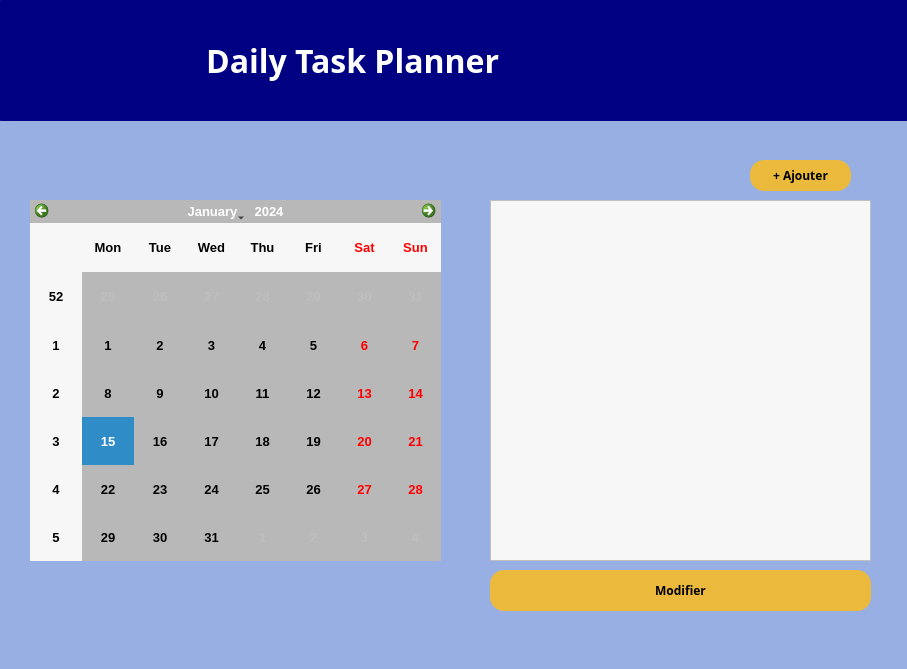
<?xml version="1.0" encoding="UTF-8"?>
<ui version="4.0">
 <class>calendrier</class>
 <widget class="QDialog" name="calendrier">
  <property name="geometry">
   <rect>
    <x>0</x>
    <y>0</y>
    <width>907</width>
    <height>669</height>
   </rect>
  </property>
  <property name="windowTitle">
   <string>Dialog</string>
  </property>
  <property name="styleSheet">
   <string notr="true">background-color: rgb(151, 175, 227)</string>
  </property>
  <widget class="QLabel" name="label">
   <property name="geometry">
    <rect>
     <x>-10</x>
     <y>0</y>
     <width>951</width>
     <height>121</height>
    </rect>
   </property>
   <property name="font">
    <font>
     <family>Century Gothic</family>
     <pointsize>24</pointsize>
     <weight>75</weight>
     <bold>true</bold>
    </font>
   </property>
   <property name="styleSheet">
    <string notr="true">background-color: rgb(0, 0, 131);
color: rgb(255, 255, 255);
border-radius: 12px;</string>
   </property>
   <property name="text">
    <string>                          Daily Task Planner </string>
   </property>
  </widget>
  <widget class="QCalendarWidget" name="calendarWidget">
   <property name="geometry">
    <rect>
     <x>30</x>
     <y>200</y>
     <width>411</width>
     <height>361</height>
    </rect>
   </property>
   <property name="font">
    <font>
     <pointsize>10</pointsize>
     <weight>75</weight>
     <bold>true</bold>
    </font>
   </property>
   <property name="styleSheet">
    <string notr="true">background-color: rgb(184, 184, 184);</string>
   </property>
  </widget>
  <widget class="QListWidget" name="listWidget">
   <property name="geometry">
    <rect>
     <x>490</x>
     <y>200</y>
     <width>381</width>
     <height>361</height>
    </rect>
   </property>
   <property name="styleSheet">
    <string notr="true">background-color: rgb(247, 247, 247);</string>
   </property>
  </widget>
  <widget class="QPushButton" name="pb_modif">
   <property name="geometry">
    <rect>
     <x>490</x>
     <y>570</y>
     <width>381</width>
     <height>41</height>
    </rect>
   </property>
   <property name="font">
    <font>
     <family>Century Gothic</family>
     <pointsize>9</pointsize>
     <weight>75</weight>
     <bold>true</bold>
    </font>
   </property>
   <property name="cursor">
    <cursorShape>ArrowCursor</cursorShape>
   </property>
   <property name="styleSheet">
    <string notr="true">background-color: rgb(235, 186, 61);
border-radius: 14px;</string>
   </property>
   <property name="text">
    <string>Modifier</string>
   </property>
   <property name="icon">
    <iconset resource="resource.qrc">
     <normaloff>:/new/boutons/modifier.png</normaloff>:/new/boutons/modifier.png</iconset>
   </property>
   <property name="iconSize">
    <size>
     <width>18</width>
     <height>21</height>
    </size>
   </property>
  </widget>
  <widget class="QPushButton" name="pb_ajouter">
   <property name="geometry">
    <rect>
     <x>750</x>
     <y>160</y>
     <width>101</width>
     <height>31</height>
    </rect>
   </property>
   <property name="font">
    <font>
     <family>Century Gothic</family>
     <pointsize>9</pointsize>
     <weight>75</weight>
     <bold>true</bold>
    </font>
   </property>
   <property name="cursor">
    <cursorShape>PointingHandCursor</cursorShape>
   </property>
   <property name="styleSheet">
    <string notr="true">background-color: rgb(235, 186, 61);
border-radius: 14px;</string>
   </property>
   <property name="text">
    <string>+ Ajouter</string>
   </property>
  </widget>
 </widget>
 <resources>
  <include location="resource.qrc"/>
 </resources>
 <connections/>
</ui>
